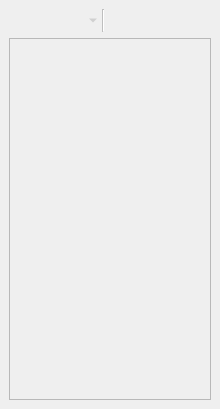
<?xml version="1.0" encoding="UTF-8"?>
<ui version="4.0">
 <class>DiviPluginDockWidgetBase</class>
 <widget class="QDockWidget" name="DiviPluginDockWidgetBase">
  <property name="geometry">
   <rect>
    <x>0</x>
    <y>0</y>
    <width>220</width>
    <height>409</height>
   </rect>
  </property>
  <property name="locale">
   <locale language="English" country="UnitedStates"/>
  </property>
  <property name="windowTitle">
   <string>DIVI QGIS Plugin - identification</string>
  </property>
  <widget class="QWidget" name="dockWidgetContents">
   <layout class="QVBoxLayout" name="verticalLayout">
    <item>
     <widget class="QFrame" name="fToolbar">
      <property name="enabled">
       <bool>false</bool>
      </property>
      <layout class="QHBoxLayout" name="horizontalLayout">
       <property name="spacing">
        <number>3</number>
       </property>
       <property name="margin">
        <number>0</number>
       </property>
       <item>
        <widget class="QToolButton" name="btnAddAttachment">
         <property name="toolTip">
          <string>Add attachment(s)</string>
         </property>
         <property name="text">
          <string/>
         </property>
         <property name="autoRaise">
          <bool>true</bool>
         </property>
        </widget>
       </item>
       <item>
        <widget class="QToolButton" name="btnRemoveAttachment">
         <property name="enabled">
          <bool>false</bool>
         </property>
         <property name="toolTip">
          <string>Remove attachment</string>
         </property>
         <property name="text">
          <string/>
         </property>
         <property name="autoRaise">
          <bool>true</bool>
         </property>
        </widget>
       </item>
       <item>
        <widget class="QToolButton" name="btnDownloadAttachment">
         <property name="toolTip">
          <string>Download attachment(s)</string>
         </property>
         <property name="text">
          <string/>
         </property>
         <property name="popupMode">
          <enum>QToolButton::MenuButtonPopup</enum>
         </property>
         <property name="autoRaise">
          <bool>true</bool>
         </property>
        </widget>
       </item>
       <item>
        <widget class="Line" name="line">
         <property name="orientation">
          <enum>Qt::Vertical</enum>
         </property>
        </widget>
       </item>
       <item>
        <widget class="QToolButton" name="btnAddComment">
         <property name="toolTip">
          <string>Add comment</string>
         </property>
         <property name="text">
          <string/>
         </property>
         <property name="autoRaise">
          <bool>true</bool>
         </property>
        </widget>
       </item>
       <item>
        <spacer name="horizontalSpacer">
         <property name="orientation">
          <enum>Qt::Horizontal</enum>
         </property>
         <property name="sizeHint" stdset="0">
          <size>
           <width>39</width>
           <height>20</height>
          </size>
         </property>
        </spacer>
       </item>
      </layout>
     </widget>
    </item>
    <item>
     <widget class="QTreeView" name="tvIdentificationResult">
      <property name="enabled">
       <bool>false</bool>
      </property>
      <attribute name="headerVisible">
       <bool>false</bool>
      </attribute>
     </widget>
    </item>
   </layout>
  </widget>
 </widget>
 <resources/>
 <connections/>
</ui>
